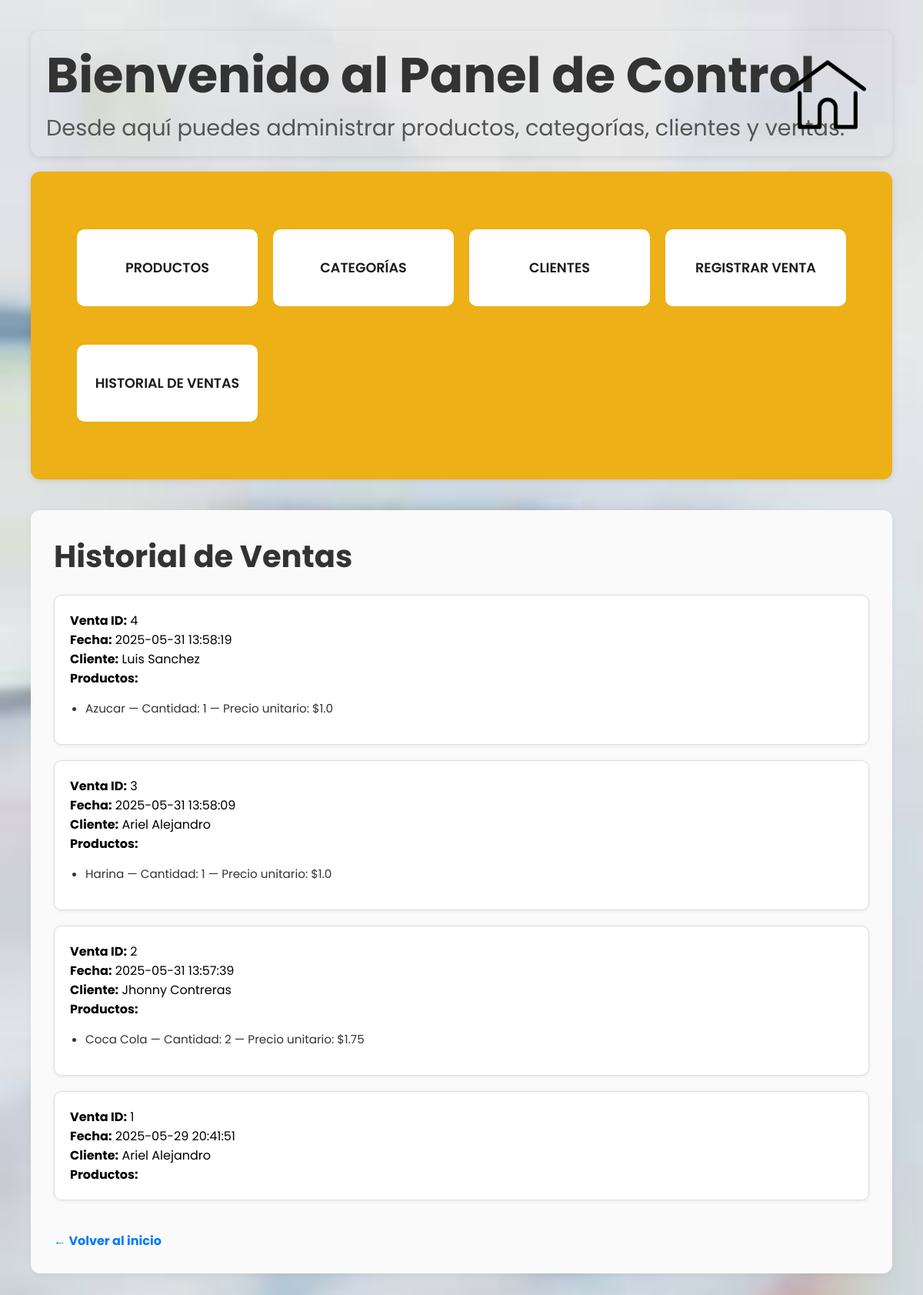
The app's page /historial_ventas with its own data.
### tables this page shows
CREATE TABLE ventas (
            id INTEGER PRIMARY KEY AUTOINCREMENT,
            cliente_id INTEGER,
            fecha TEXT NOT NULL,
            FOREIGN KEY (cliente_id) REFERENCES clientes(id)
        );

CREATE TABLE clientes (
            id INTEGER PRIMARY KEY AUTOINCREMENT,
            nombre TEXT NOT NULL,
            correo TEXT NOT NULL
        );

CREATE TABLE detalle_ventas (
            id INTEGER PRIMARY KEY AUTOINCREMENT,
            venta_id INTEGER,
            producto_id INTEGER,
            cantidad INTEGER,
            subtotal REAL,
            FOREIGN KEY (venta_id) REFERENCES ventas(id),
            FOREIGN KEY (producto_id) REFERENCES productos(id)
        );

CREATE TABLE productos (
            id INTEGER PRIMARY KEY AUTOINCREMENT,
            nombre TEXT NOT NULL,
            precio REAL NOT NULL,
            stock INTEGER NOT NULL,
            categoria_id INTEGER,
            FOREIGN KEY (categoria_id) REFERENCES categorias(id)
        );

### Proyecto-MC/app.py (the view)
@app.route('/historial_ventas')
def historial_ventas():
    conn = get_db_connection()
    ventas = conn.execute('''
        SELECT ventas.id, ventas.fecha, clientes.nombre AS cliente_nombre
        FROM ventas
        JOIN clientes ON ventas.cliente_id = clientes.id
        ORDER BY ventas.fecha DESC
    ''').fetchall()
    ventas_detalle = {}
    for venta in ventas:
        detalles = conn.execute('''
            SELECT productos.nombre, detalle_ventas.cantidad, productos.precio
            FROM detalle_ventas
            JOIN productos ON detalle_ventas.producto_id = productos.id
            WHERE detalle_ventas.venta_id = ?
        ''', (venta['id'],)).fetchall()
        ventas_detalle[venta['id']] = detalles
    conn.close()
    return render_template('historial_ventas.html', ventas=ventas, ventas_detalle=ventas_detalle)

### Proyecto-MC/app.py (called while the page is built)
def get_db_connection():
    conn = sqlite3.connect('database.db')
    conn.row_factory = sqlite3.Row
    return conn

### Proyecto-MC/templates/historial_ventas.html (shortened to what this page needs)
{% extends "base.html" %}
{% block content %}
<section class="historial-section">
    <h1 class="titulo-seccion">Historial de Ventas</h1>
    {% if ventas %}
        {% for venta in ventas %}
            <div class="venta-card">
                <p><strong>Venta ID:</strong> {{ venta['id'] }}</p>
                <p><strong>Fecha:</strong> {{ venta['fecha'] }}</p>
                <p><strong>Cliente:</strong> {{ venta['cliente_nombre'] }}</p>
                <p><strong>Productos:</strong></p>
                <ul class="detalle-venta">
                    {% for item in ventas_detalle[venta['id']] %}
                        <li>
                            {{ item['nombre'] }} — Cantidad: {{ item['cantidad'] }} — Precio unitario: ${{ item['precio'] }}
                        </li>
                    {% endfor %}
                </ul>
            </div>
        {% endfor %}
    {% else %}
        <p class="mensaje-sin-datos">No hay ventas registradas.</p>
    {% endif %}
    <a href="/" class="btn-volver">← Volver al inicio</a>
</section>
{% endblock %}

### Proyecto-MC/static/style.css (style rules this page uses)
* { margin: 0; padding: 0; box-sizing: border-box; }
body { font-family: Poppins, Arial, sans-serif; margin: 40px; background-color: #ddd; background-image: url("../static/images/fondo.jpg"); background-size: cover; background-attachment: fixed; }
h1, h2 { color: #333; }
ul { list-style-type: none; padding: 0; }
li { padding: 10px 0; margin: 5px 0; }
.titulo-seccion { font-size: 2.5em; margin-bottom: 20px; color: #333; }
.btn-volver { margin-top: 20px; display: inline-block; color: #007bff; text-decoration: none; font-weight: bold; }
.historial-section { padding: 30px; background-color: #fafafa; border-radius: 12px; box-shadow: 0 2px 8px rgba(0,0,0,0.05); margin-top: 40px; }
.venta-card { border: 1px solid #ddd; padding: 20px; margin-bottom: 20px; border-radius: 10px; background-color: #fff; box-shadow: 0 1px 4px rgba(0,0,0,0.08); transition: transform 0.2s ease; }
.detalle-venta { list-style: disc; margin-left: 20px; color: #333; font-size: 0.95em; }
.btn-volver { display: inline-block; margin-top: 20px; text-decoration: none; color: #007bff; font-weight: bold; }

### records on screen
ventas: id "4", fecha "2025-05-31 13:58:19", cliente_nombre "Luis Sanchez"
detalle_ventas: nombre "Azucar", cantidad "1", precio "1.0"
ventas: id "3", fecha "2025-05-31 13:58:09", cliente_nombre "Ariel Alejandro"
detalle_ventas: nombre "Harina", cantidad "1", precio "1.0"
ventas: id "2", fecha "2025-05-31 13:57:39", cliente_nombre "Jhonny Contreras"
detalle_ventas: nombre "Coca Cola", cantidad "2", precio "1.75"
ventas: id "1", fecha "2025-05-29 20:41:51", cliente_nombre "Ariel Alejandro"
